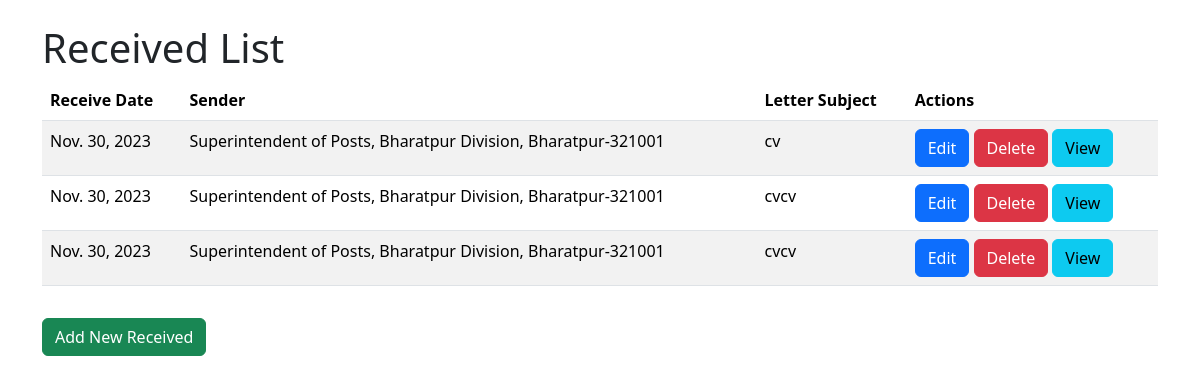
Page /fs/received_list/ on the committed database.
### fs/models.py (models this page shows, shortened)
class Received(models.Model):
    URGENCY_CHOICES = [
        ('Normal', 'Normal'),
        ('Urgent', 'Urgent'),
        ('MostUrgent', 'Most Urgent'),
    ]
    RECEIVE_STATUS_CHOICES = [
        ('Received', 'Received'),
        ('Issued', 'Issued'),
        ('Filed', 'Filed')
    ]
    FLOW_STATUS_CHOICES = [
        ('Noting Put Up', 'Noting Put Up'),
        ('Noting Rejected', 'Noting Rejected'),
        ('Noting Corrected', 'Noting Corrected'),
        ('Noting Approved', 'Noting Approved'),
        ('Draft Put Up', 'Draft Put Up'),
        ('Draft Rejected', 'Draft Rejected'),
        ('Draft Corrected', 'Draft Corrected'),
        ('Draft Approved', 'Draft Approved'),
        ('Letter Put Up', 'Letter Put Up'),
        ('Letter Rejected', 'Letter Rejected'),
        ('Letter Corrected', 'Letter Corrected'),
        ('Letter Approved', 'Letter Approved'),
    ]
    ReceiveDate = models.DateField()
    Sender = models.ForeignKey(Sender, on_delete=models.CASCADE)
    LetterNo = models.CharField(max_length=50, blank=True,null=True)
    LetterDate = models.DateField()
    LetterSubject = models.CharField(max_length=255)
    LetterDetail= RichTextField(blank=True, null= True)
    Urgency = models.CharField(max_length=15, choices=URGENCY_CHOICES)
    DueDate = models.DateField(null=True, blank=True)
    MatterId = models.ForeignKey(Matter, on_delete=models.CASCADE)
    ReceiveStatus = models.CharField(max_length=20, choices=RECEIVE_STATUS_CHOICES)
    FlowStatus = models.CharField(max_length=20, choices=FLOW_STATUS_CHOICES, null=True)
    created_at = models.DateTimeField(auto_now_add=True)
    updated_at = models.DateTimeField(auto_now=True)

class Sender(models.Model):
    SenderShortName = models.CharField(max_length=30)
    SenderPost = models.CharField(max_length=100)
    SenderOffice = models.CharField(max_length=100)
    SenderPlace = models.CharField(max_length=100)
    SenderShortNameH = models.CharField(max_length=30, null=True, blank=True)
    SenderPostH = models.CharField(max_length=100, null=True, blank=True)
    SenderOfficeH = models.CharField(max_length=100, null=True, blank=True)
    SenderPlaceH = models.CharField(max_length=100, null=True, blank=True)
    Pincode = models.CharField(max_length=6)
    OfficeDefault = models.BooleanField(default=False)
    objects = SendersManager()
    def __str__(self):
        return f"{self.SenderPost}, {self.SenderOffice}, {self.SenderPlace}-{self.Pincode}"

### fs/views.py (the view)
# urls.py: path('received_list/', ReceivedListView.as_view(), name='received_list'),
class ReceivedListView(View):
    template_name = 'fs/received_list.html'
    def get(self, request, *args, **kwargs):
        received_list = Received.objects.all()
        return render(request, self.template_name, {'received_list': received_list})

### templates/fs/received_list.html (shortened to what this page needs)
{% extends 'fs/base.html' %}
{% block content %}
    <h1>Received List</h1>
    <table class="table table-striped">
        <thead class="thead-dark">
            <tr>
                <th>Receive Date</th>
                <th>Sender</th>
                <th>Letter Subject</th>
                <th>Actions</th>
            </tr>
        </thead>
        <tbody>
            {% for received in received_list %}
                <tr>
                    <td>{{ received.ReceiveDate }}</td>
                    <td>{{ received.Sender }}</td>
                    <td>{{ received.LetterSubject }}</td>
                    <td>
                        <a href="{% url 'fs:received_edit' pk=received.pk %}" class="btn btn-primary">Edit</a>
                        <a href="{% url 'fs:received_delete' pk=received.pk %}" class="btn btn-danger">Delete</a>
                        <a href="{% url 'fs:received_detail' pk=received.pk %}" class="btn btn-info">View</a>
                    </td>
                </tr>
            {% endfor %}
        </tbody>
    </table>
    <a href="{% url 'fs:received_with_new_matter' %}" class="btn btn-success mt-3">Add New Received</a>
{% endblock %}

### rows in the picture
Received: ReceiveDate "Nov. 30, 2023", Sender "Superintendent of Posts, Bharatpur Division, Bharatpur-321001", LetterSubject "cv"
Received: ReceiveDate "Nov. 30, 2023", Sender "Superintendent of Posts, Bharatpur Division, Bharatpur-321001", LetterSubject "cvcv"
Received: ReceiveDate "Nov. 30, 2023", Sender "Superintendent of Posts, Bharatpur Division, Bharatpur-321001", LetterSubject "cvcv"
